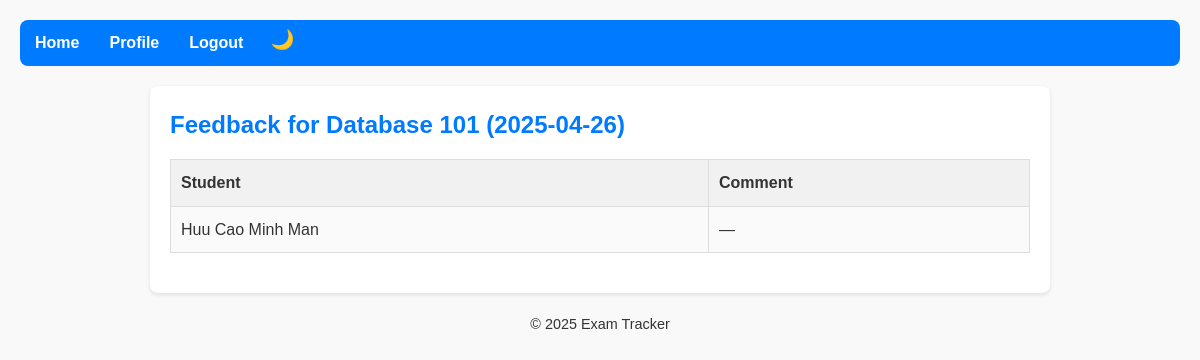
/feedback.php?exam_id=1 (signed in), run on the app's committed database.
### tables this page shows
CREATE TABLE `exams` (
  `exam_id` int NOT NULL AUTO_INCREMENT,
  `course_id` int NOT NULL,
  `exam_date` date NOT NULL,
  `location` varchar(100) DEFAULT NULL,
  PRIMARY KEY (`exam_id`),
  KEY `course_id` (`course_id`),
  CONSTRAINT `exams_ibfk_1` FOREIGN KEY (`course_id`) REFERENCES `courses` (`course_id`)
);

CREATE TABLE `courses` (
  `course_id` int NOT NULL AUTO_INCREMENT,
  `course_name` varchar(100) NOT NULL,
  `code` varchar(20) NOT NULL,
  PRIMARY KEY (`course_id`),
  UNIQUE KEY `code` (`code`)
);

CREATE TABLE `users` (
  `user_id` int NOT NULL AUTO_INCREMENT,
  `name` varchar(100) NOT NULL,
  `email` varchar(100) NOT NULL,
  `password` varchar(255) NOT NULL,
  `user_type` enum('student','teacher','admin') NOT NULL DEFAULT 'student',
  PRIMARY KEY (`user_id`),
  UNIQUE KEY `email` (`email`)
);

### feedback.php (the view, shortened to what this page needs)
<?php
include 'db.php';
$user_type = $_SESSION['user_type'];
$exam_id = (int)$_GET['exam_id'];
$examStmt = $pdo->prepare(
    'SELECT e.course_id, c.course_name, e.exam_date
     FROM exams e
     JOIN courses c ON e.course_id=c.course_id
     WHERE e.exam_id=?'
);
$examStmt->execute([$exam_id]);
$exam = $examStmt->fetch();
$course_id = $exam['course_id'];
$studentsStmt = $pdo->prepare(
    'SELECT u.user_id, u.name
     FROM users u
     JOIN enrollments en ON en.student_id = u.user_id
     WHERE en.course_id = ?
     ORDER BY u.name'
);
$studentsStmt->execute([$course_id]);
$students = $studentsStmt->fetchAll();
$existing = [];
include 'includes/header.php';
?>
<div class="container">
  <h2>Feedback for <?= htmlspecialchars($exam['course_name']); ?> (<?= htmlspecialchars($exam['exam_date']); ?>)</h2>
  <?php if ($user_type === 'teacher'): ?>
    <form method="post">
      <table class="exam-table">
        <thead><tr><th>Student</th><th>Comment</th></tr></thead>
        <tbody>
          <?php foreach ($students as $stu): ?>
          <tr>
            <td><?= htmlspecialchars($stu['name']); ?></td>
            <td>
              <textarea name="comments[<?= $stu['user_id']; ?>]" rows="2" style="width:100%; padding:6px;"><?= htmlspecialchars($existing[$stu['user_id']] ?? ''); ?></textarea>
            </td>
          </tr>
          <?php endforeach; ?>
        </tbody>
      </table>
      <button type="submit" class="btn">Save Comments</button>
    </form>
  <?php else: ?>
    <table class="exam-table">
      <thead><tr><th>Student</th><th>Comment</th></tr></thead>
      <tbody>
        <?php foreach ($students as $stu): ?>
        <tr>
          <td><?= htmlspecialchars($stu['name']); ?></td>
          <td><?= nl2br(htmlspecialchars($existing[$stu['user_id']] ?? '—')); ?></td>
        </tr>
        <?php endforeach; ?>
      </tbody>
    </table>
  <?php endif; ?>
</div>
<?php include 'includes/footer.php'; ?>

### assets/css/style.css (style rules this page uses)
:root { --bg-color: #f9f9f9; --card-bg: #fff; --text-color: #333; --accent-color: #007BFF; --nav-bg: #007BFF; --nav-text: #fff; --table-header: #f1f1f1; --table-row-alt: #fafafa; }
* { margin: 0; padding: 0; box-sizing: border-box; }
body { font-family: Arial, sans-serif; line-height: 1.6; background-color: var(--bg-color); color: var(--text-color); padding: 20px; }
.container { max-width: 900px; margin: 0 auto; background: var(--card-bg); padding: 20px; border-radius: 8px; box-shadow: 0 2px 4px rgba(0,0,0,0.1); }
h1, h2 { margin-bottom: 15px; color: var(--accent-color); }
table { width: 100%; border-collapse: collapse; margin-bottom: 20px; }
table th, table td { padding: 10px; border: 1px solid #ddd; text-align: left; }
table th { background: var(--table-header); }
table tr:nth-child(odd) { background: var(--table-row-alt); }

### data on the page
exams: course.course_name "Database 101", exam_date "2025-04-26"
users: name "Huu Cao Minh Man", user_id "—"
